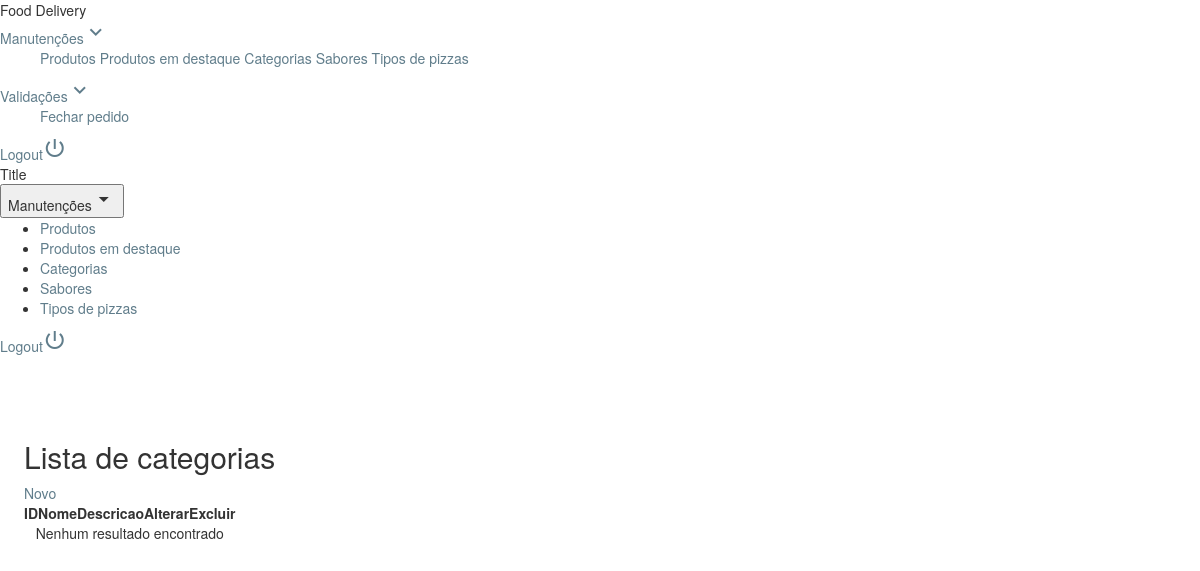
/admin/protected/administrador/index.php?ctrl=Categoria (signed in), run on an earlier commit of the app's database.
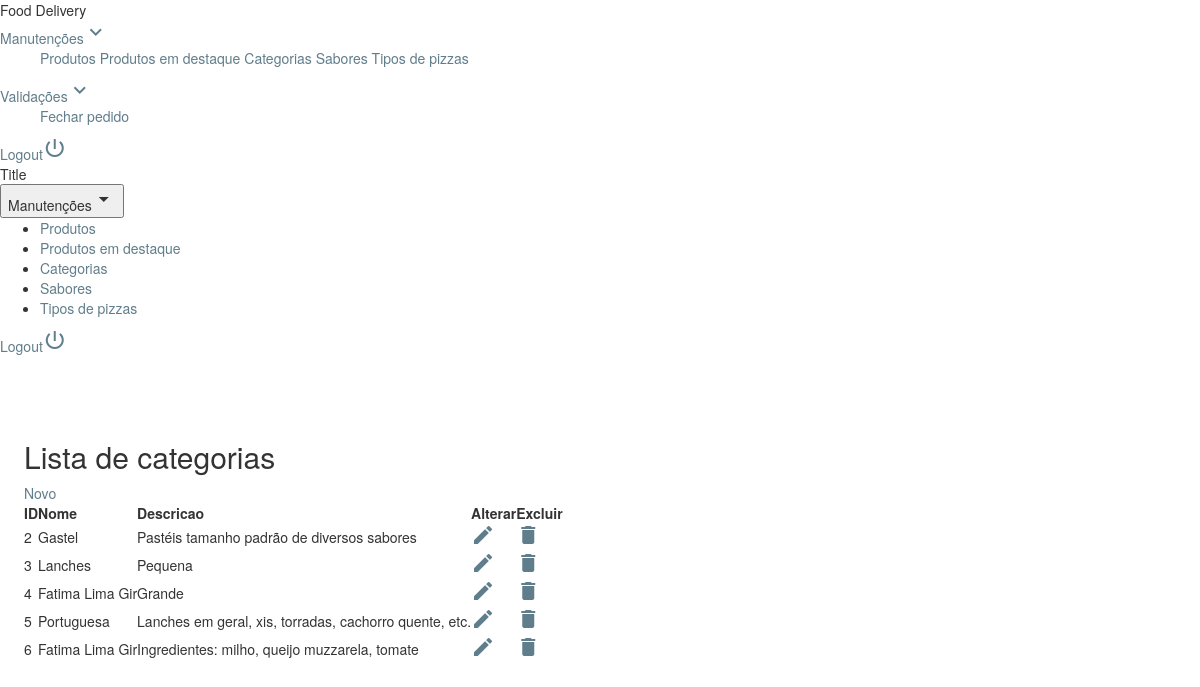
And on a later commit of the database.
### tables this page shows
CREATE TABLE `categoria` (
  `idCategoria` int(11) NOT NULL,
  `nome` varchar(15) NOT NULL,
  `descricao` varchar(100) NOT NULL
);

### admin/protected/controller/categoria.php (called while the page is built, shortened)
<?php
require SERVER_ROOT . 'admin/protected/model/categoriaModel.php';
class Categoria {
    private $model;
    function __construct() {
        $this->model = new CategoriaModel();
    }
    public function index() {
        $dados = $this->model->buscarTodos();
        require SERVER_ROOT . 'admin/protected/view/categoria/listar.php';
    }
}

### admin/protected/libs/conexao.php (called while the page is built, shortened)
<?php
class Conexao {
    public function estabeleceConexao() {
        try {
            $this->bd = new PDO(
                    BD_TIPO.':host='.BD_HOST.';dbname='.BD_NOME,
                    BD_USUARIO,
                    BD_SENHA
                );
        } catch (PDOException $exc) {
            echo '<script>window.alert("Houve um problema com a conexão ao banco de dados!\nEntre em contato com o administrador do sistema!");</script>';
            exit;
        }
    }
}

### admin/protected/model/categoriaModel.php (called while the page is built, shortened)
<?php
class CategoriaModel extends Conexao {
    public function buscarTodos() {
        $select = "SELECT * FROM categoria ";
        $query = $this->bd->query($select);
        if (is_bool($query)) {
            return false;
        } else {
            return $query->fetchAll();
        }
    }
}

### admin/protected/view/categoria/listar.php (the view)
<h2>Lista de categorias</h2>
<div class="mdl-layout-spacer" style="display: inline">
    <a class="mdl-button mdl-js-button mdl-button--raised mdl-button--colored"
       href="index.php?ctrl=categoria&acao=novo">Novo</a>
</div><br/>
<table id="tabela" class="mdl-data-table mdl-js-data-table mdl-shadow--3dp">
    <thead>
    <th>ID</th>
    <th>Nome</th>
    <th>Descricao</th>
    <th>Alterar</th>
    <th>Excluir</th>
</thead>
<tbody>
    <?php if ($dados == false) { ?>
        <tr>
            <td colspan="5" style="text-align: center">Nenhum resultado encontrado</td>
        </tr>
        <?php
    } else {
        foreach ($dados as $item) {
            $id = $item['idCategoria'];
            ?>
            <tr>
                <td><?= $id ?></td>
                <td class="mdl-data-table__cell--non-numeric"> <?= $item['nome'] ?></td>
                <td class="mdl-data-table__cell--non-numeric"><?= $item['descricao'] ?></td>
                <td><a href='index.php?ctrl=categoria&acao=buscar&id=<?= $id ?>'><i class="material-icons">edit</i></a></td>
                <td><a href='index.php?ctrl=categoria&acao=excluir&id=<?= $id ?>' onclick="return confirm('Deseja excluir este registro?')"><i class="material-icons">delete</i></a></td>
            </tr>
            <?php
        }
    }
    ?>
</tbody>

### admin/protected/administrador/index.php (shortened to what this page needs)
<?php
require_once '../libs/conexao.php';
require_once '../libs/controladorAdmin.php';
?>
<!DOCTYPE html>
<html>
    <head>
        <link rel="stylesheet" type="text/css" href="https://cdn.datatables.net/v/dt/dt-1.10.12/datatables.min.css"/>
        <link rel="stylesheet" type="text/css" href="../resources/css/bootstrap.css">
        <link rel="stylesheet" type="text/css" href="../src/bootstrap-duallistbox.css">
        <link rel="stylesheet" href="https://code.getmdl.io/1.2.1/material.blue_grey-deep_purple.min.css" />
        <link type="text/css" rel="stylesheet" href="../../estilo.css"/>
    </head>
    <body>
        <div class="mdl-layout mdl-js-layout mdl-layout--fixed-header">
            <header class="mdl-layout__header">
                <div class="mdl-layout__header-row">
                    <span class="mdl-layout-title">Food Delivery</span>
                    <nav class="mdl-navigation mdl-layout--large-screen-only">
                        <a href="#" id="demo-menu-lower-left-1"
                           class="mdl-navigation__link">
                            Manutenções<i class="material-icons">keyboard_arrow_down</i>
                        </a>
                        <ul class="mdl-menu mdl-menu--bottom-left mdl-js-menu mdl-js-ripple-effect"
                            for="demo-menu-lower-left-1">
                            <a class="mdl-menu__item mdl-button mdl-js-button" href="index.php?ctrl=produto">Produtos</a>
                            <a class="mdl-menu__item mdl-button mdl-js-button" href="index.php?ctrl=destaques">Produtos em destaque</a>
                            <a class="mdl-menu__item mdl-button mdl-js-button" href="index.php?ctrl=Categoria">Categorias</a>
                            <a class="mdl-menu__item mdl-button mdl-js-button" href="index.php?ctrl=sabor">Sabores</a>
                            <a class="mdl-menu__item mdl-button mdl-js-button" href="index.php?ctrl=tipopizza">Tipos de pizzas</a>
                        </ul>
                        <a href="#" id="demo-menu-lower-left"
                           class="mdl-navigation__link">
                            Validações<i class="material-icons">keyboard_arrow_down</i>
                        </a>
                        <ul class="mdl-menu mdl-menu--bottom-left mdl-js-menu mdl-js-ripple-effect"
                            for="demo-menu-lower-left">
                            <a class="mdl-menu__item mdl-button mdl-js-button" href="index.php?ctrl=pedido&acao=validar">
                                Fechar pedido
                            </a>
                        </ul>
                        <a href="../../login.php?acao=logout" class="mdl-button mdl-button--raised">
                            Logout<i class="material-icons">power_settings_new</i>
                        </a>
                    </nav>
                </div>
            </header>
            <div class="mdl-layout__drawer">
                <span class="mdl-layout-title">Title</span>
                <nav class="mdl-navigation">
                    <button id="accbtn" class="mdl-button mdl-js-button mdl-js-ripple-effect">
                        Manutenções<i class="material-icons" role="presentation">arrow_drop_down</i>
                    </button>
                    <ul class="mdl-menu mdl-menu--bottom-left mdl-js-menu mdl-js-ripple-effect" for="accbtn">
                        <li class="mdl-menu__item"><a class="mdl-menu__item mdl-button mdl-js-button" href="index.php?ctrl=produto">Produtos</a></li>
                        <li class="mdl-menu__item"><a class="mdl-menu__item mdl-button mdl-js-button" href="index.php?ctrl=destaques">Produtos em destaque</a></li>
                        <li class="mdl-menu__item"><a class="mdl-menu__item mdl-button mdl-js-button" href="index.php?ctrl=Categoria">Categorias</a></li>
                        <li class="mdl-menu__item"><a class="mdl-menu__item mdl-button mdl-js-button" href="index.php?ctrl=sabor">Sabores</a></li>
                        <li class="mdl-menu__item"><a class="mdl-menu__item mdl-button mdl-js-button" href="index.php?ctrl=tipopizza">Tipos de pizzas</a></li>
                    </ul>
                    <a href="../../login.php?acao=logout" class="mdl-button mdl-button--colored">
                        Logout<i class="material-icons">power_settings_new</i>
                    </a>
                </nav>
            </div>
        </div>
        <br/><br/>
        <div class="mdl-grid">
            <div class="mdl-cell mdl-cell--12-col">
                <div class="mdl-grid">
                    <div class="mdl-cell mdl-cell--10-col">
                        <div class="mdl-card mdl-shadow--16dp">
                            <?php $app = new AplicacaoAdmin(); ?>
                        </div>
                    </div>
                </div>
            </div>
        </div>
    </body>
</html>

### admin/protected/libs/controladorAdmin.php (shortened to what this page needs)
<?php
class AplicacaoAdmin {
    function __construct() {
        if (isset($_GET['ctrl'])) {
            $ctrNome = $_GET['ctrl'];
            if (!isset($_GET['acao']))
                $acao = 'index';
            else
                $acao = $_GET['acao'];
            $arq = '../controller/' . $ctrNome . '.php';
            if (file_exists($arq)) {
                $controlador = new $ctrNome();
                if (method_exists($controlador, $acao)) {
                    $controlador->$acao();
                } else {
                    $controlador->index();
                }
            } else {
                $_SESSION['dialogMessage'] = "Controlador nao encontrado! <br/>"
                        . "Você será redirecionado para a home.";
                $_SESSION['dialogRedirect'] = "index.php";
                include_once '../resources/componentes/dialog.php';
            }
        } else {
            echo '<h1>Bem vindo!</h1>';
        }
    }
}

### admin/estilo.css (style rules this page uses)
.mdl-card { width: 100%; border-radius: 5px; padding: 2%; }
.mdl-data-table { border-radius: 5px; }
a { color: rgb(96, 125, 139); }

### admin/protected/administrador/index.php (style rules this page uses)
a { text-decoration: none !important; }

What changed in the data, as far as the page shows it:
added categoria: idCategoria "2", nome "Gastel", descricao "Pastéis tamanho padrão de diversos sabores"
added categoria: idCategoria "3", nome "Lanches", descricao "Pequena"
added categoria: idCategoria "4", nome "Fatima Lima Gir", descricao "Grande"
added categoria: idCategoria "5", nome "Portuguesa", descricao "Lanches em geral, xis, torradas, cachorro quente, etc."
added categoria: idCategoria "6", nome "Fatima Lima Gir", descricao "Ingredientes: milho, queijo muzzarela, tomate"
Also different on the page:
text no longer shown: "Nenhum resultado encontrado"
